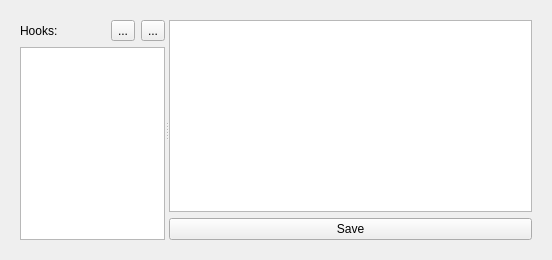
      <widget class="QWidget" name="tab_hooks">
       <attribute name="title">
        <string>Hooks</string>
       </attribute>
       <layout class="QHBoxLayout" name="horizontalLayout_19">
        <item>
         <widget class="QWidget" name="widget_13" native="true">
          <layout class="QHBoxLayout" name="horizontalLayout_28">
           <item>
            <widget class="QSplitter" name="splitter_2">
             <property name="orientation">
              <enum>Qt::Horizontal</enum>
             </property>
             <widget class="QWidget" name="widget_23" native="true">
              <property name="sizePolicy">
               <sizepolicy hsizetype="Preferred" vsizetype="Preferred">
                <horstretch>4</horstretch>
                <verstretch>0</verstretch>
               </sizepolicy>
              </property>
              <layout class="QVBoxLayout" name="verticalLayout_10">
               <property name="leftMargin">
                <number>0</number>
               </property>
               <property name="topMargin">
                <number>0</number>
               </property>
               <property name="rightMargin">
                <number>0</number>
               </property>
               <property name="bottomMargin">
                <number>0</number>
               </property>
               <item>
                <widget class="QWidget" name="widget_22" native="true">
                 <layout class="QHBoxLayout" name="horizontalLayout_27">
                  <property name="leftMargin">
                   <number>0</number>
                  </property>
                  <property name="topMargin">
                   <number>0</number>
                  </property>
                  <property name="rightMargin">
                   <number>0</number>
                  </property>
                  <property name="bottomMargin">
                   <number>0</number>
                  </property>
                  <item>
                   <widget class="QLabel" name="label_9">
                    <property name="text">
                     <string>Hooks:</string>
                    </property>
                   </widget>
                  </item>
                  <item>
                   <widget class="QToolButton" name="b_addHook">
                    <property name="text">
                     <string>...</string>
                    </property>
                   </widget>
                  </item>
                  <item>
                   <widget class="QToolButton" name="b_removeHook">
                    <property name="text">
                     <string>...</string>
                    </property>
                   </widget>
                  </item>
                 </layout>
                </widget>
               </item>
               <item>
                <widget class="QListWidget" name="lw_hooks">
                 <property name="contextMenuPolicy">
                  <enum>Qt::CustomContextMenu</enum>
                 </property>
                 <property name="editTriggers">
                  <set>QAbstractItemView::NoEditTriggers</set>
                 </property>
                 <property name="selectionMode">
                  <enum>QAbstractItemView::ExtendedSelection</enum>
                 </property>
                 <property name="verticalScrollMode">
                  <enum>QAbstractItemView::ScrollPerPixel</enum>
                 </property>
                 <property name="horizontalScrollMode">
                  <enum>QAbstractItemView::ScrollPerPixel</enum>
                 </property>
                </widget>
               </item>
              </layout>
             </widget>
             <widget class="QWidget" name="widget_24" native="true">
              <property name="sizePolicy">
               <sizepolicy hsizetype="Preferred" vsizetype="Preferred">
                <horstretch>10</horstretch>
                <verstretch>0</verstretch>
               </sizepolicy>
              </property>
              <layout class="QVBoxLayout" name="verticalLayout_11">
               <property name="leftMargin">
                <number>0</number>
               </property>
               <property name="topMargin">
                <number>0</number>
               </property>
               <property name="rightMargin">
                <number>0</number>
               </property>
               <property name="bottomMargin">
                <number>0</number>
               </property>
               <item>
                <widget class="QTextEdit" name="te_hook">
                 <property name="sizePolicy">
                  <sizepolicy hsizetype="Expanding" vsizetype="Expanding">
                   <horstretch>10</horstretch>
                   <verstretch>0</verstretch>
                  </sizepolicy>
                 </property>
                 <property name="lineWrapMode">
                  <enum>QTextEdit::NoWrap</enum>
                 </property>
                 <property name="readOnly">
                  <bool>false</bool>
                 </property>
                </widget>
               </item>
               <item>
                <widget class="QPushButton" name="b_saveHook">
                 <property name="focusPolicy">
                  <enum>Qt::NoFocus</enum>
                 </property>
                 <property name="text">
                  <string>Save</string>
                 </property>
                </widget>
               </item>
              </layout>
             </widget>
            </widget>
           </item>
          </layout>
         </widget>
        </item>
       </layout>
      </widget>
